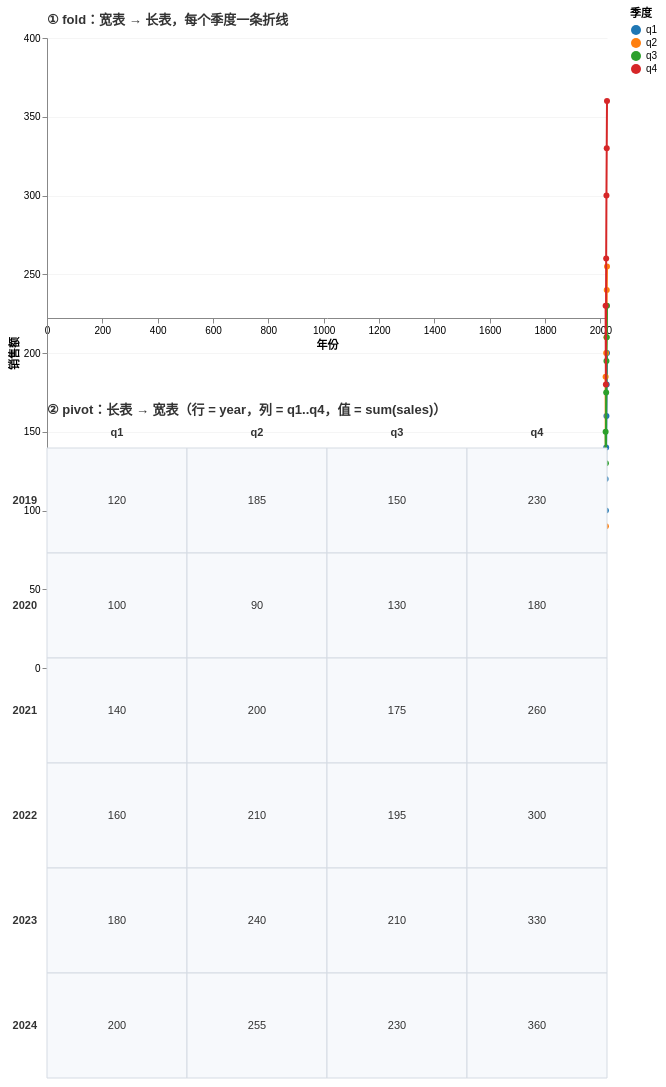

Express this chart as Vega-Lite.
### Vega specification from a JSON file in a GitHub repository (floating-point values rounded to 4 significant figures)
{"$schema": "https://vega.github.io/schema/vega/v6.json", "description": "宽长互转：fold 把宽表转成长表画多序列折线，pivot 把长表转回宽表画数据表格", "width": 560, "height": 630, "padding": 8, "data": [{"name": "sales-wide", "values": [{"year": 2019, "q1": 120, "q2": 185, "q3": 150, "q4": 230}, {"year": 2020, "q1": 100, "q2": 90, "q3": 130, "q4": 180}, {"year": 2021, "q1": 140, "q2": 200, "q3": 175, "q4": 260}, {"year": 2022, "q1": 160, "q2": 210, "q3": 195, "q4": 300}, {"year": 2023, "q1": 180, "q2": 240, "q3": 210, "q4": 330}, {"year": 2024, "q1": 200, "q2": 255, "q3": 230, "q4": 360}]}, {"name": "sales-long", "source": "sales-wide", "transform": [{"type": "fold", "fields": ["q1", "q2", "q3", "q4"], "as": ["quarter", "sales"]}]}, {"name": "sales-pivoted", "source": "sales-long", "transform": [{"type": "pivot", "groupby": ["year"], "field": "quarter", "value": "sales", "op": "sum"}]}, {"name": "sales-cells", "source": "sales-pivoted", "transform": [{"type": "fold", "fields": ["q1", "q2", "q3", "q4"], "as": ["quarter", "sales"]}]}, {"name": "quarters", "values": [{"quarter": "q1"}, {"quarter": "q2"}, {"quarter": "q3"}, {"quarter": "q4"}]}], "scales": [{"name": "color", "type": "ordinal", "domain": ["q1", "q2", "q3", "q4"], "range": {"scheme": "category10"}}], "legends": [{"fill": "color", "orient": "right", "title": "季度"}], "marks": [{"type": "group", "name": "fold-section", "encode": {"enter": {"y": {"value": 30}, "width": {"signal": "width"}, "height": {"value": 280}}}, "scales": [{"name": "x", "type": "linear", "domain": {"data": "sales-long", "field": "year"}, "range": "width"}, {"name": "y", "type": "linear", "domain": {"data": "sales-long", "field": "sales"}, "range": "height", "nice": true, "zero": true}], "axes": [{"orient": "bottom", "scale": "x", "title": "年份", "format": "d", "tickMinStep": 1}, {"orient": "left", "scale": "y", "title": "销售额", "grid": true, "gridOpacity": 0.3}], "marks": [{"type": "text", "encode": {"enter": {"x": {"value": 0}, "y": {"value": -14}, "text": {"value": "① fold：宽表 → 长表，每个季度一条折线"}, "fontSize": {"value": 13}, "fontWeight": {"value": "bold"}, "fill": {"value": "#333333"}}}}, {"type": "group", "from": {"facet": {"name": "series", "data": "sales-long", "groupby": "quarter"}}, "marks": [{"type": "line", "from": {"data": "series"}, "encode": {"enter": {"x": {"scale": "x", "field": "year"}, "y": {"scale": "y", "field": "sales"}, "stroke": {"scale": "color", "field": "quarter"}, "strokeWidth": {"value": 2}}}}, {"type": "symbol", "from": {"data": "series"}, "encode": {"enter": {"x": {"scale": "x", "field": "year"}, "y": {"scale": "y", "field": "sales"}, "fill": {"scale": "color", "field": "quarter"}, "size": {"value": 36}}}}]}]}, {"type": "group", "name": "pivot-section", "encode": {"enter": {"y": {"value": 440}, "width": {"signal": "width"}, "height": {"value": 180}}}, "scales": [{"name": "xcol", "type": "band", "domain": ["q1", "q2", "q3", "q4"], "range": "width"}, {"name": "yrow", "type": "band", "domain": {"data": "sales-pivoted", "field": "year", "sort": true}, "range": "height"}], "marks": [{"type": "text", "encode": {"enter": {"x": {"value": 0}, "y": {"value": -34}, "text": {"value": "② pivot：长表 → 宽表（行 = year，列 = q1..q4，值 = sum(sales)）"}, "fontSize": {"value": 13}, "fontWeight": {"value": "bold"}, "fill": {"value": "#333333"}}}}, {"type": "text", "from": {"data": "quarters"}, "encode": {"enter": {"x": {"scale": "xcol", "field": "quarter", "band": 0.5}, "y": {"value": -10}, "text": {"field": "quarter"}, "align": {"value": "center"}, "baseline": {"value": "bottom"}, "fontWeight": {"value": "bold"}, "fill": {"value": "#333333"}}}}, {"type": "text", "from": {"data": "sales-pivoted"}, "encode": {"enter": {"x": {"value": -10}, "y": {"scale": "yrow", "field": "year", "band": 0.5}, "text": {"field": "year"}, "align": {"value": "right"}, "baseline": {"value": "middle"}, "fontWeight": {"value": "bold"}, "fill": {"value": "#333333"}}}}, {"type": "rect", "from": {"data": "sales-cells"}, "encode": {"enter": {"x": {"scale": "xcol", "field": "quarter"}, "width": {"scale": "xcol", "band": 1}, "y": {"scale": "yrow", "field": "year"}, "height": {"scale": "yrow", "band": 1}, "fill": {"value": "#f7f9fc"}, "stroke": {"value": "#d5dbe3"}}}}, {"type": "text", "from": {"data": "sales-cells"}, "encode": {"enter": {"x": {"scale": "xcol", "field": "quarter", "band": 0.5}, "y": {"scale": "yrow", "field": "year", "band": 0.5}, "text": {"field": "sales"}, "align": {"value": "center"}, "baseline": {"value": "middle"}, "fill": {"value": "#333333"}}}}]}]}
